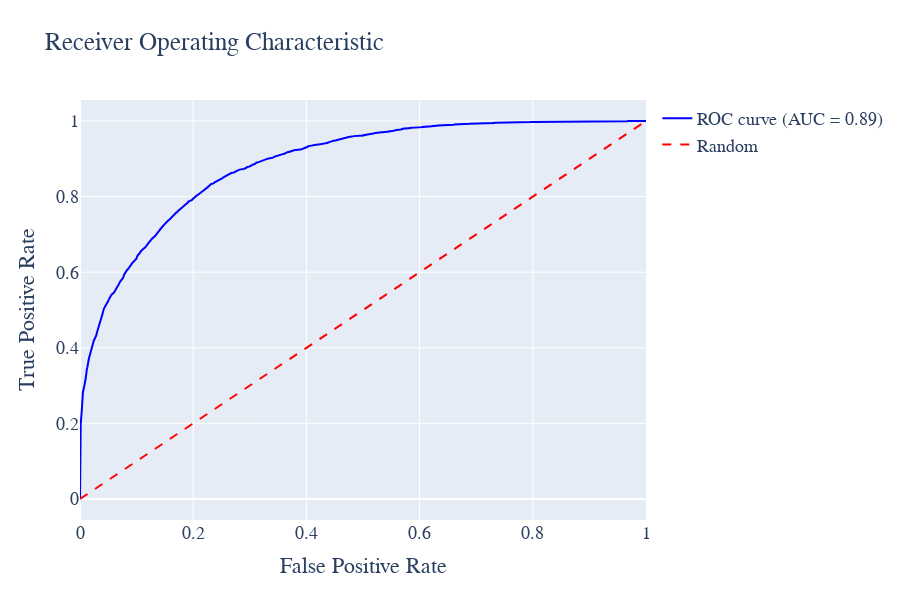

Notebook code cell kept with this figure:
### Code cell
import plotly.graph_objects as go
from sklearn.metrics import roc_curve, auc

# 计算ROC曲线
roc_auc = auc(fpr, tpr)

# 创建布局
layout = go.Layout(
    title='Receiver Operating Characteristic',
    xaxis=dict(title='False Positive Rate'),
    yaxis=dict(title='True Positive Rate'),
    hovermode='closest',
    width=900, height=600,
    font=dict(family='Times New Roman', size=18)
)

# 创建ROC曲线图形
roc_trace = go.Scatter(
    x=fpr,
    y=tpr,
    mode='lines',
    line=dict(color='blue', width=2),
    name='ROC curve (AUC = %0.2f)' % roc_auc
)

# 创建对角线图形
diagonal_trace = go.Scatter(
    x=[0, 1],
    y=[0, 1],
    mode='lines',
    line=dict(color='red', width=2, dash='dash'),
    name='Random'
)

# 创建图表数据
data = [roc_trace, diagonal_trace]

# 创建图表
fig = go.Figure(data=data, layout=layout)

fig.write_html('Image/4_6_2_2.html')
# 显示图表
fig.show()

### Figure 1 — Plotly figure (JSON) as saved in the notebook; plotly's stock layout.template omitted (floating-point values rounded to 4 significant figures; data arrays with more than 128 entries replaced by an {"elided": "..."} marker saying what was removed)
{"data": [{"line": {"color": "blue", "width": 2}, "mode": "lines", "name": "ROC curve (AUC = 0.89)", "type": "scatter", "x": {"elided": "4080 float values"}, "y": {"elided": "4080 float values"}}, {"line": {"color": "red", "dash": "dash", "width": 2}, "mode": "lines", "name": "Random", "type": "scatter", "x": [0, 1], "y": [0, 1]}], "layout": {"font": {"family": "Times New Roman", "size": 18}, "height": 600, "hovermode": "closest", "title": {"text": "Receiver Operating Characteristic"}, "width": 900, "xaxis": {"title": {"text": "False Positive Rate"}}, "yaxis": {"title": {"text": "True Positive Rate"}}}}
